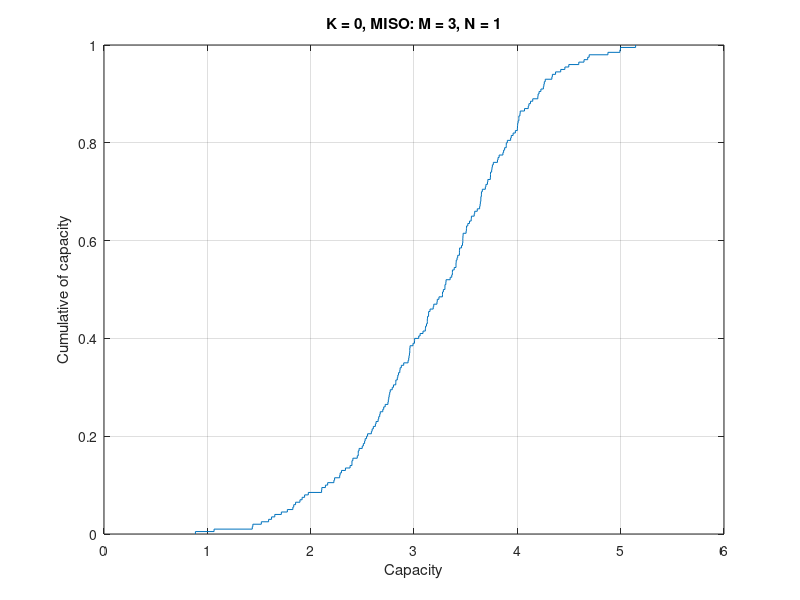

Recreate this plot in MATLAB.
% H: N X M?

% H_los: all elements equal to 1

% SNR: N=1 for all antenna -> SNR = P (remember to convert from dB to units)
% to find linear from dB: x = 10^(dB/10)

% dB = 10*log_10(x)

% generate H using randN

% ES 3
% Compute and plot separately the CDF of capacity for the case of MISO fading
% (K = 0) channel at 10 dB SNR, with M = 3 transmit antennas with no CSIT.

% MISO fading
N = 1;
M = 3;

total_iterations = 200;

Capacities = zeros(1, total_iterations);

for j = 1:total_iterations
    % H must be complex
    H = (1/sqrt(2)) * (randn(N, M) + 1i*randn(N, M));
        
    Identity_N = eye(N);
    Identity_M = eye(M);
    
    P = 10;
    Q = (P/M)*Identity_M;
    
    trace_Q = trace(Q);
    
    Capacities(j) = log2(det(Identity_N + H*Q*ctranspose(H)));
end

cdfplot(Capacities)
xlabel("Capacity")
ylabel("Cumulative of capacity")
title('K = 0, MISO: M = 3, N = 1')

